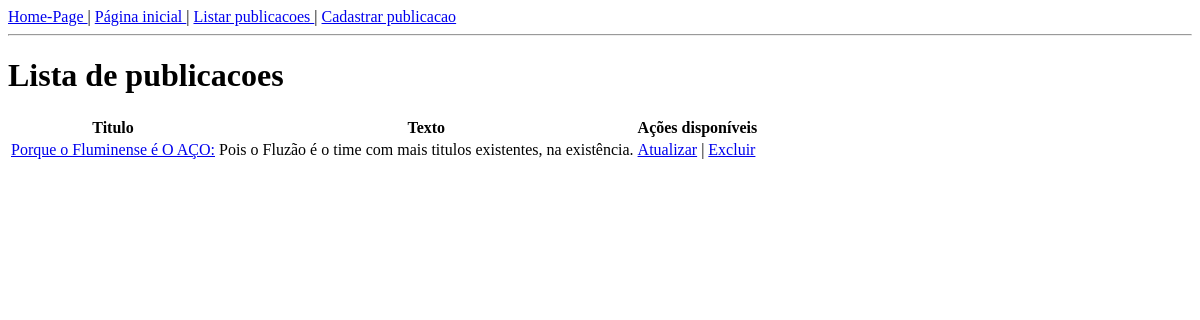
Page /forum/lista/ on the earlier database version.
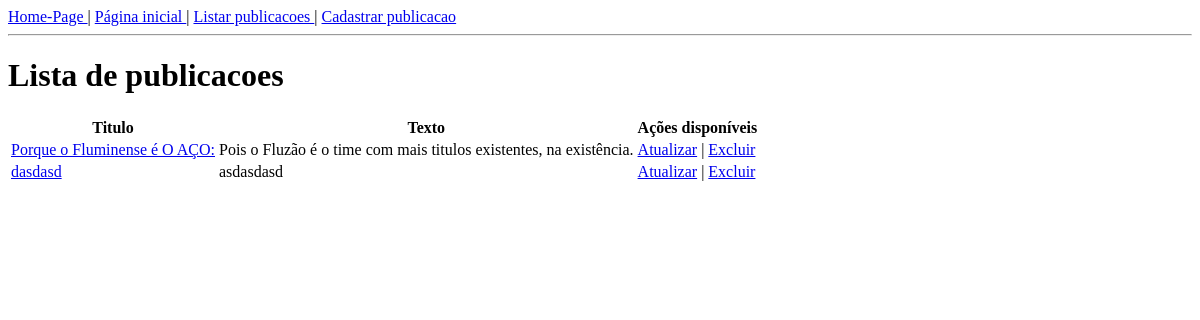
Same page on the later database version.
### forum/models.py (models this page shows, shortened)
class Publicacao(models.Model):
    id = models.AutoField(primary_key=True)
    titulo = models.CharField(
    max_length=100, help_text='Entre o titulo')
    texto = models.CharField(
    max_length=10000, help_text='Digite o texto da publicacao')

### forum/views.py (the view)
# urls.py: path('lista/', views.PublicacaoListView.as_view(),
class PublicacaoListView(View):
    def get(self, request, *args, **kwargs):
        publicacoes = Publicacao.objects.all()
        contexto = { 'publicacoes': publicacoes, }
        return render(
                request,
                'forum/listaPublicacoes.html',
                contexto)

### forum/templates/forum/listaPublicacoes.html (shortened to what this page needs)
{% load static %}
<!DOCTYPE html>
<html>
<head>
<link rel="stylesheet" href="{% static 'forum/css/estilo.css' %}">
</head>
<body>
    {% include 'forum/links.html' %}
    <h1>Lista de publicacoes</h1>
    <table>
     <tr><th>Titulo</th><th>Texto</th><th>Ações disponíveis</th></tr>
     {% if publicacoes %}
        {% for publicacao in publicacoes %}
            <tr>
            <td>
            <a href="{% url 'forum:ve-publicacao' pk=publicacao.id %}">{{ publicacao.titulo }}</a>
            </td>
            <td>{{ publicacao.texto }}</td>
            <td>
                <a href="{% url 'forum:atualiza-publicacao' pk=publicacao.id %}">Atualizar</a> |
                <a href="{% url 'forum:apaga-publicacao' pk=publicacao.id %}">Excluir</a>
            </td>
        </tr>
    {% empty %}
    <tr><th colspan="5">Ainda não tem pubicacoes cadastradas</th></tr>
    {% endfor %}
    {% else %}
    <tr><th colspan="5">Ainda não tem publicacoes cadastradas</th></tr>
    {% endif %}
</table>
</body>
</html>

Differences in the rows shown:
added Publicacao: titulo "dasdasd", texto "asdasdasd"
